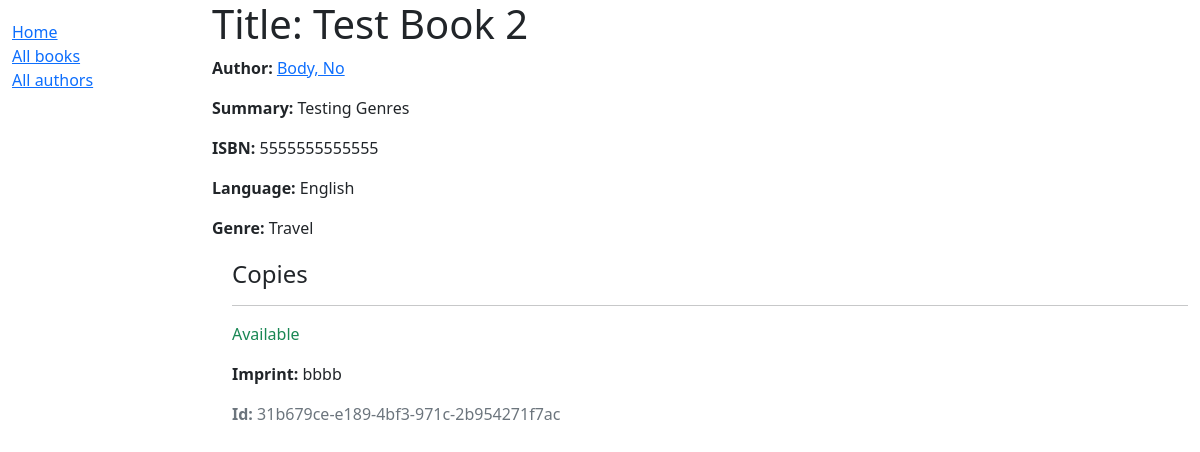
The app's page /catalog/book/4 with its own data.
### catalog/models.py (models this page shows, shortened)
class Book(models.Model):
    title = models.CharField(max_length=200)
    author = models.ForeignKey('Author', on_delete=models.SET_NULL, null=True)
    summary = models.TextField(max_length=1000, help_text='Enter a brief description of the book')
    isbn = models.CharField('ISBN', max_length=13, unique=True, help_text='13 Character <a href="https://www.isbn-international.org/content/what-isbn">ISBN number</a>')
    genre = models.ManyToManyField(Genre, help_text='Select a genre for this book')
    language = models.ManyToManyField(Language, help_text='Select the language this book was written in')
    def display_genre(self):
        """Create a string for the Genre. This is required to display genre in Admin."""
        return ', '.join(genre.name for genre in self.genre.all()[:3])
    display_genre.short_description = 'Genre'
    def display_language(self):
        """Create a string for the Genre. This is required to display genre in Admin."""
        return ', '.join(language.name for language in self.launguage.all()[:3])
    display_language.short_description = 'Language'

class Author(models.Model):
    first_name = models.CharField(max_length=100)
    last_name = models.CharField(max_length=100)
    date_of_birth = models.DateField(null=True, blank=True)
    date_of_death = models.DateField('Died', null=True, blank=True)
    class Meta:
        ordering = ['last_name', 'first_name']
    def get_absolute_url(self):
        return reverse('author-detail', args=[str(self.id)])
    def __str__(self):
        return f'{self.last_name}, {self.first_name}'

class Language(models.Model):
    language = models.CharField(max_length=50, default='English')
    def __str__(self):
        return self.language

class Genre(models.Model):
    name = models.CharField(max_length=200, help_text='Enter a book genre (e.g. Science Fiction)')
    def __str__(self):
        return self.name

class BookInstance(models.Model):
    id = models.UUIDField(primary_key=True, default=uuid.uuid4, help_text='Unique ID for this particular book across whole library')
    book = models.ForeignKey('Book', on_delete=models.RESTRICT, null=True)
    imprint = models.CharField(max_length=200)
    due_back = models.DateField(null=True, blank=True)
    LOAN_STATUS = (
        ('m', 'Maintenance'),
        ('o', 'On loan'),
        ('a', 'Available'),
        ('r', 'Reserved'),
    )
    status = models.CharField(
        max_length=1,
        choices=LOAN_STATUS,
        blank=True,
        default='m',
        help_text='Book availability',
    )
    class Meta:
        ordering = ['due_back']

### catalog/views.py (the view)
# urls.py: path('book/<int:pk>', views.BookDetailView.as_view(), name='book-detail'),
class BookDetailView(generic.DetailView):
    model = Book

### catalog/templates/catalog/book_detail.html (shortened to what this page needs)
{% extends "base_generic.html" %}
{% block content %}
  <h1>Title: {{ book.title }}</h1>
  <p><strong>Author:</strong> <a href="{{ book.author.get_absolute_url }}">{{ book.author }}</a></p>
  <p><strong>Summary:</strong> {{ book.summary }}</p>
  <p><strong>ISBN:</strong> {{ book.isbn }}</p>
  <p><strong>Language:</strong> {{ book.language.all|join:", " }}</p>
  <p><strong>Genre:</strong> {{ book.genre.all|join:", " }}</p>
  <div style="margin-left:20px;margin-top:20px">
    <h4>Copies</h4>
    {% for copy in book.bookinstance_set.all %}
      <hr />
      <p
        class="{% if copy.status == 'a' %}text-success{% elif copy.status == 'm' %}text-danger{% else %}text-warning{% endif %}">
        {{ copy.get_status_display }}
      </p>
      <p><strong>Imprint:</strong> {{ copy.imprint }}</p>
      <p class="text-muted"><strong>Id:</strong> {{ copy.id }}</p>
    {% endfor %}
  </div>
{% endblock %}

### records on screen
Book: author "Body, No", summary "Testing Genres", isbn "5555555555555", language.all "English", genre.all "Travel"
BookInstance: status "Available", imprint "bbbb", id "31b679ce-e189-4bf3-971c-2b954271f7ac"
